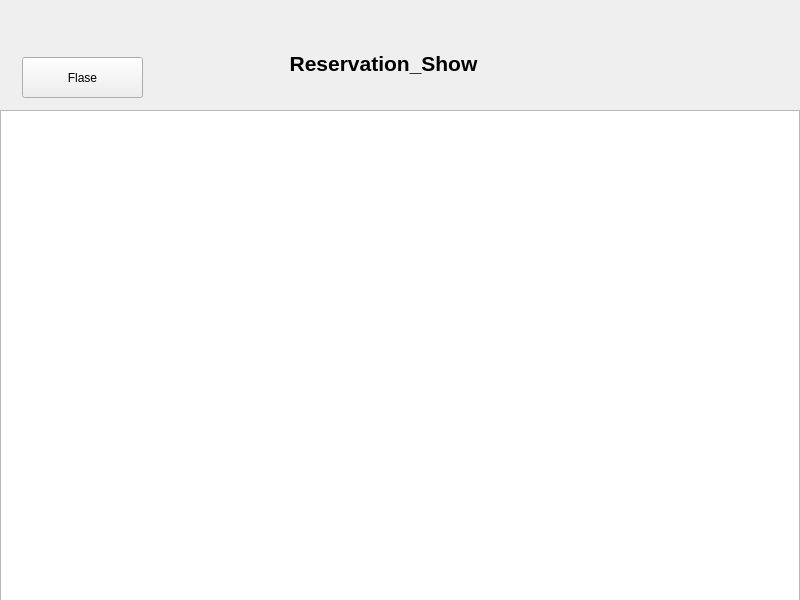
<?xml version="1.0" encoding="UTF-8"?>
<ui version="4.0">
 <class>Reservation_print</class>
 <widget class="QWidget" name="Reservation_print">
  <property name="geometry">
   <rect>
    <x>0</x>
    <y>0</y>
    <width>800</width>
    <height>600</height>
   </rect>
  </property>
  <property name="windowTitle">
   <string>Form</string>
  </property>
  <widget class="QLabel" name="label">
   <property name="geometry">
    <rect>
     <x>128</x>
     <y>38</y>
     <width>511</width>
     <height>51</height>
    </rect>
   </property>
   <property name="text">
    <string>&lt;html&gt;&lt;head/&gt;&lt;body&gt;&lt;p align=&quot;center&quot;&gt;&lt;span style=&quot; font-size:16pt; font-weight:700;&quot;&gt;Reservation_Show&lt;/span&gt;&lt;/p&gt;&lt;/body&gt;&lt;/html&gt;</string>
   </property>
  </widget>
  <widget class="QTableView" name="tableView">
   <property name="geometry">
    <rect>
     <x>0</x>
     <y>110</y>
     <width>800</width>
     <height>500</height>
    </rect>
   </property>
  </widget>
  <widget class="QPushButton" name="pushButton">
   <property name="geometry">
    <rect>
     <x>22</x>
     <y>57</y>
     <width>121</width>
     <height>41</height>
    </rect>
   </property>
   <property name="text">
    <string>Flase</string>
   </property>
  </widget>
 </widget>
 <resources/>
 <connections/>
</ui>
